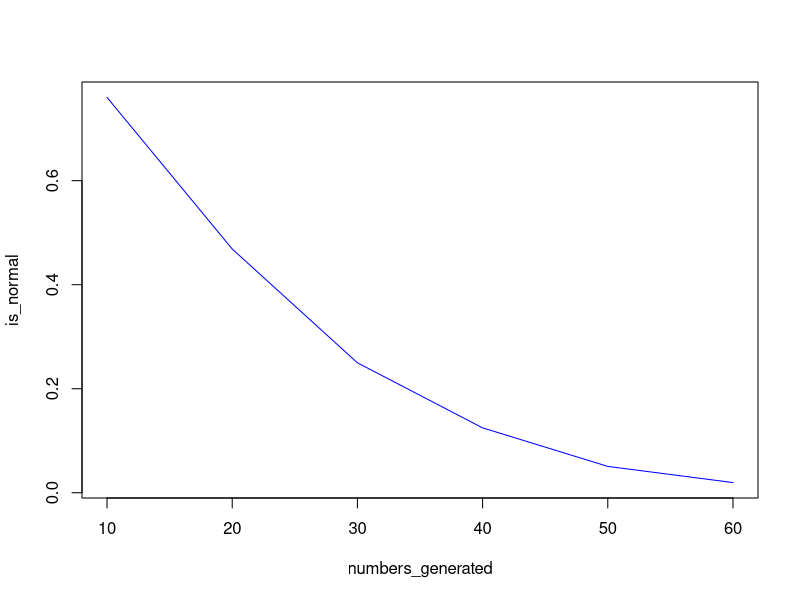
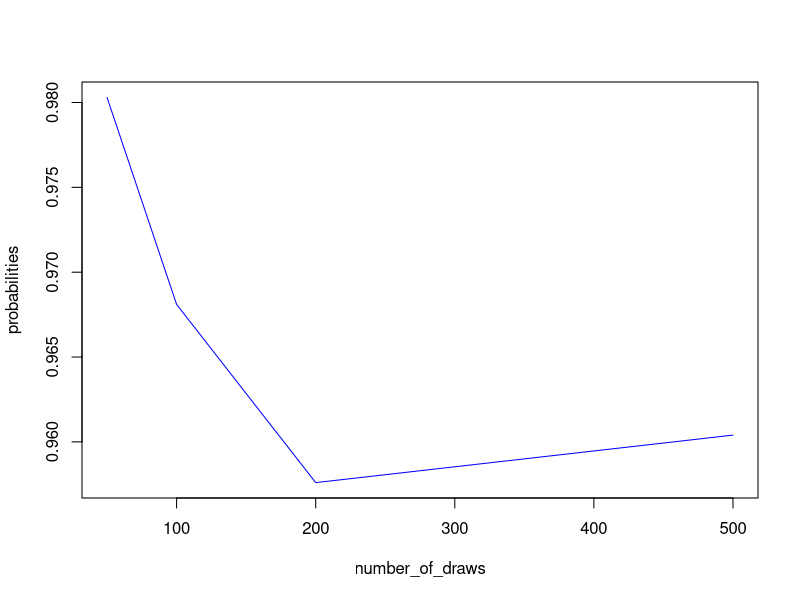

Recreate these plots in R, in order.
#1


n_1 <- 10
n_2 <- 20
n_3 <- 30
n_4 <- 40
n_5 <- 50
n_6 <- 60

numbers_generated <- c(n_1, n_2, n_3, n_4, n_5, n_6)

prob.normal <- function(n) {
  w1 <- rexp(n, 1)
  w2 <- rexp(n, 1)
  x <- w1 + w2
  
  shapiro.test(x)$p.value
}

number_of_simulations <- 10000


is_n_1_normal <- sum(replicate(number_of_simulations, prob.normal(n_1)) > 0.05) / number_of_simulations
is_n_2_normal <- sum(replicate(number_of_simulations, prob.normal(n_2)) > 0.05) / number_of_simulations
is_n_3_normal <- sum(replicate(number_of_simulations, prob.normal(n_3)) > 0.05) / number_of_simulations
is_n_4_normal <- sum(replicate(number_of_simulations, prob.normal(n_4)) > 0.05) / number_of_simulations
is_n_5_normal <- sum(replicate(number_of_simulations, prob.normal(n_5)) > 0.05) / number_of_simulations
is_n_6_normal <- sum(replicate(number_of_simulations, prob.normal(n_6)) > 0.05) / number_of_simulations

is_normal <- c(is_n_1_normal, is_n_2_normal, is_n_3_normal, is_n_4_normal, is_n_5_normal, is_n_6_normal)

plot(numbers_generated, is_normal, type = "l", col = "blue")



#2


n_7 <- 50
n_8 <- 100
n_9 <- 200
n_10 <- 500

number_of_draws <- c(n_7, n_8, n_9, n_10)

number_of_simulations <- 10000

sim.draws <- function(n) {
  # 0 indicates white and yellow balls and 1 is for green balls
  box <-c(rep(0, 8), rep(1, 2))
  
  draw <- sample(box, n, replace = T)
  prop.test(sum(draw), n, p = 1 / 5)$p.value
}

probability_n_7 <- sum(replicate(number_of_simulations, sim.draws(n_7)) > 0.05) / number_of_simulations
probability_n_8 <- sum(replicate(number_of_simulations, sim.draws(n_8)) > 0.05) / number_of_simulations
probability_n_9 <- sum(replicate(number_of_simulations, sim.draws(n_9)) > 0.05) / number_of_simulations
probability_n_10 <- sum(replicate(number_of_simulations, sim.draws(n_10)) > 0.05) / number_of_simulations

probabilities <- c(probability_n_7, probability_n_8, probability_n_9, probability_n_10)

plot(number_of_draws, probabilities, type = "l", col = "blue")